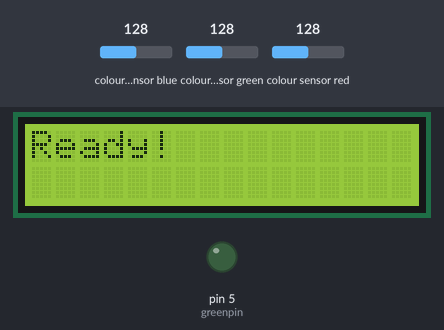
The sketch below on a simulated Arduino Uno, built with avr-gcc and run on an emulated ATmega328P. Parts: 16×2 character LCD, output pins drawn as LEDs (lit = HIGH). Inputs (shaded band) come from the test bench; at power-on: colour sensor green 128, colour sensor blue 128, colour sensor red 128. Pins used as bus, display or sensor lines are not drawn; what the sketch prints to the serial monitor is not drawn.

Above: at 1.6 s.
3.9 s: colour sensor green set to 191
At 4.6 s:
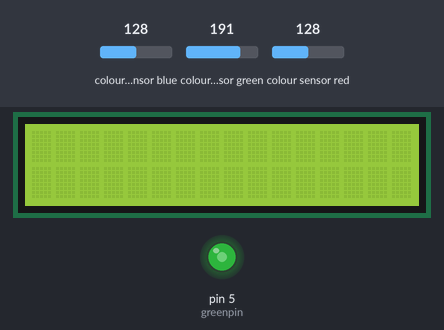
5.4 s: colour sensor green set to 250
At 6.3 s:
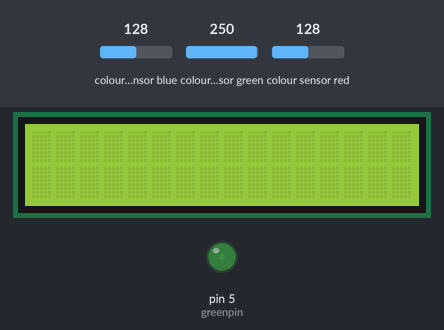
Timing chart, 0 to 8.4 s (numbered marks = the images above; inputs shaded):
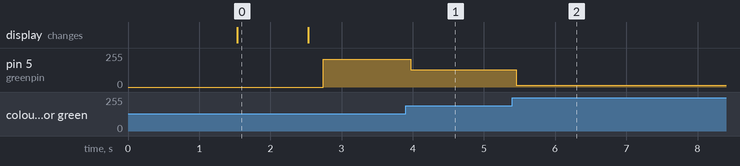

The sketch:

sketch_oct4d_latecolor_forgit.ino
```cpp
#include <Wire.h>
#include "Adafruit_TCS34725.h"
#include <LiquidCrystal.h>
#include <IRremote.h>

LiquidCrystal lcd(12, 10, 6, 4, 3, 2);

#define redpin 3
#define greenpin 5
#define bluepin 6

#define commonAnode true


byte gammatable[256];
Adafruit_TCS34725 tcs = Adafruit_TCS34725(TCS34725_INTEGRATIONTIME_50MS, TCS34725_GAIN_4X);
String bits;
String latecolor = "w", textOutput, message;


// Офсеты тёмного (без света)
uint16_t R_dark=0, G_dark=0, B_dark=0, C_dark=0;
// Коэффициенты выравнивания
float K_R=1.0, K_G=1.0, K_B=1.0;


void calibrateSensor() {
  // 1. Снимаем «тёмный» оффсет: без подсветки и без внешнего света
  tcs.setInterrupt(true);    // гасим LED
  delay(100);
  tcs.getRawData(&R_dark, &G_dark, &B_dark, &C_dark);

  // 2. Снимаем «белый» под текущим освещением
  tcs.setInterrupt(false);   // включаем LED (если он есть)
  delay(200);
  const int N = 10;
  uint32_t R_sum=0, G_sum=0, B_sum=0;
  for (int i=0; i<N; i++) {
    uint16_t r, g, b, c;
    tcs.getRawData(&r, &g, &b, &c);
    R_sum += (r - R_dark);
    G_sum += (g - G_dark);
    B_sum += (b - B_dark);
    delay(50);
  }
  // Усредняем
  float R_ref = float(R_sum) / N;
  float G_ref = float(G_sum) / N;
  float B_ref = float(B_sum) / N;
  // Среднее значение каналов
  float S_avg = (R_ref + G_ref + B_ref) / 3.0;

  // 3. Вычисляем коэффициенты
  K_R = S_avg / R_ref;
  K_G = S_avg / G_ref;
  K_B = S_avg / B_ref;
  }


// обратная декодировка из бит в текст
String bitStreamToText(const String &bits) {
  String result = "";
  int n = bits.length() / 8;

  for (int i = 0; i < n; i++) {
    byte b = 0;
    for (int bit = 0; bit < 8; bit++) {
      char c = bits.charAt(i * 8 + bit);
      if (c == '1') {
        // Устанавливаем в b бит (7-bit) MSB first
        b |= (1 << (7 - bit));
      }
    }
    // Преобразуем полученный байт в символ и добавляем к результату
    result += (char)b;
  }
  return result;
}


void setup() {
  Serial.begin(9600);
  Serial.println("Запуск системы...");

  lcd.begin(16, 2);
  lcd.print("Init LCD...");
  if (!tcs.begin()) {
    lcd.clear();
    lcd.print("TCS34725 FAIL");
    Serial.println("ERROR: TCS34725 not found");
    while (1) { }
  }


///////////////////////////////////////////////////////////////////////
  delay(100);
  calibrateSensor();
  Serial.println("Калибровка завершена.");
  ///////////////////////////////////////////////////////////////////////

  lcd.clear();
  lcd.print("Ready!");
  Serial.println("TCS34725 initialized successfully");
  delay(1000);
  lcd.clear();
  //////

  pinMode(redpin, OUTPUT);
  pinMode(greenpin, OUTPUT);
  pinMode(bluepin, OUTPUT);


  for (int i=0; i<256; i++) {
    float x = i;
    x /= 255;
    x = pow(x, 2.5);
    x *= 255;

    if (commonAnode) {
      gammatable[i] = 255 - x;
    } else {
      gammatable[i] = x;
    }

  }
}


void loop() {
  float red, green, blue;
  String colorName;

//////////////////////////////////////////////////////////////////////////////
// Снимаем тёмный оффсет
  float r0 = float(red) - R_dark;
  float g0 = float(green) - G_dark;
  float b0 = float(blue) - B_dark;

  // Применяем белый баланс
  float R_corr = r0 * K_R;
  float G_corr = g0 * K_G;
  float B_corr = b0 * K_B;


  // Дополнительно можно нормировать к 0–255
  float maxv = max(max(R_corr, G_corr), B_corr);
  if (maxv > 0) {
    R_corr = R_corr / maxv * 255.0;
    G_corr = G_corr / maxv * 255.0;
    B_corr = B_corr / maxv * 255.0;
  }
//////////////////////////////////////////////////////////////////////////////////


  tcs.setInterrupt(false);

  delay(60);

  tcs.getRGB(&red, &green, &blue);

  tcs.setInterrupt(true);

  const float per = 35;
  /*
  if (red > green + per && red > blue + per && latecolor != "r") {
    colorName = "RED";
    bits += '1';
    latecolor = "r";
  }
  else if (green > red + per && green > blue + per) {
    colorName = "GREEN";
    latecolor = "g";
    textOutput = bitStreamToText(bits);

    Serial.print(bits);
    Serial.print("              ");
    Serial.print(textOutput);
    Serial.println("");
    message = textOutput;
    bits = "";
    //lcd.clear();
  }
  else if (blue > red + per && blue > green + per && latecolor != "b") {
    colorName = "BLUE";
    bits += '0';
    latecolor = "b";
  }
  else {
    colorName = "WHITE";
    latecolor = "w";
  }
*/


  /////////////////////////////////////////////////////////////////////
  if ( red   > green + per &&
       red   > blue  + per &&
       latecolor != "r" ) {
    // обнаружили переход на красный
    latecolor = "r";
    colorName = "RED";
    bits += '1';
  }
  else if ( green > red   + per &&
            green > blue  + per &&
            latecolor != "g" ) {
    // переход на зелёный – знак конца «слова»
    latecolor   = "g";
    colorName = "GREEN";
    textOutput  = bitStreamToText(bits);
    Serial.print(bits);
    Serial.print("              ");
    Serial.print(textOutput);
    Serial.println("");
    message = textOutput;
    bits = "";
  }
  else if ( blue  > red   + per &&
            blue  > green + per &&
            latecolor != "b" ) {
    // переход на синий
    latecolor = "b";
    colorName = "BLUE";
    bits += '0';
  }
  else {
    // все остальные случаи (white или «неопределённый»)
    latecolor = "w";
    colorName = "WHITE";
  }
  ///////////////////////////////////////////////////////////////////////


  if (textOutput != "") {
    textOutput = "";
    lcd.clear();
  }
  lcd.setCursor(0, 0);
  lcd.print(message);
  lcd.setCursor(0, 1);

  Serial.print("R:\t"); Serial.print(int(red));
  Serial.print("\tG:\t"); Serial.print(int(green));
  Serial.print("\tB:\t"); Serial.print(int(blue));
  Serial.print("              ");
  Serial.print(colorName);
  Serial.print("              ");
  Serial.println("");

  analogWrite(redpin, gammatable[(int)red]);
  analogWrite(greenpin, gammatable[(int)green]);
  analogWrite(bluepin, gammatable[(int)blue]);

}
```

Measured:
- after the input at 3.9 s, pin 5 (greenpin): 209/255 → 131/255 after 0.07 s
- after the input at 5.4 s, pin 5 (greenpin): 131/255 → 12/255 after 0.05 s
- what the display in image 0 shows lasts 1.0 s, from 1.5 s to 2.5 s
